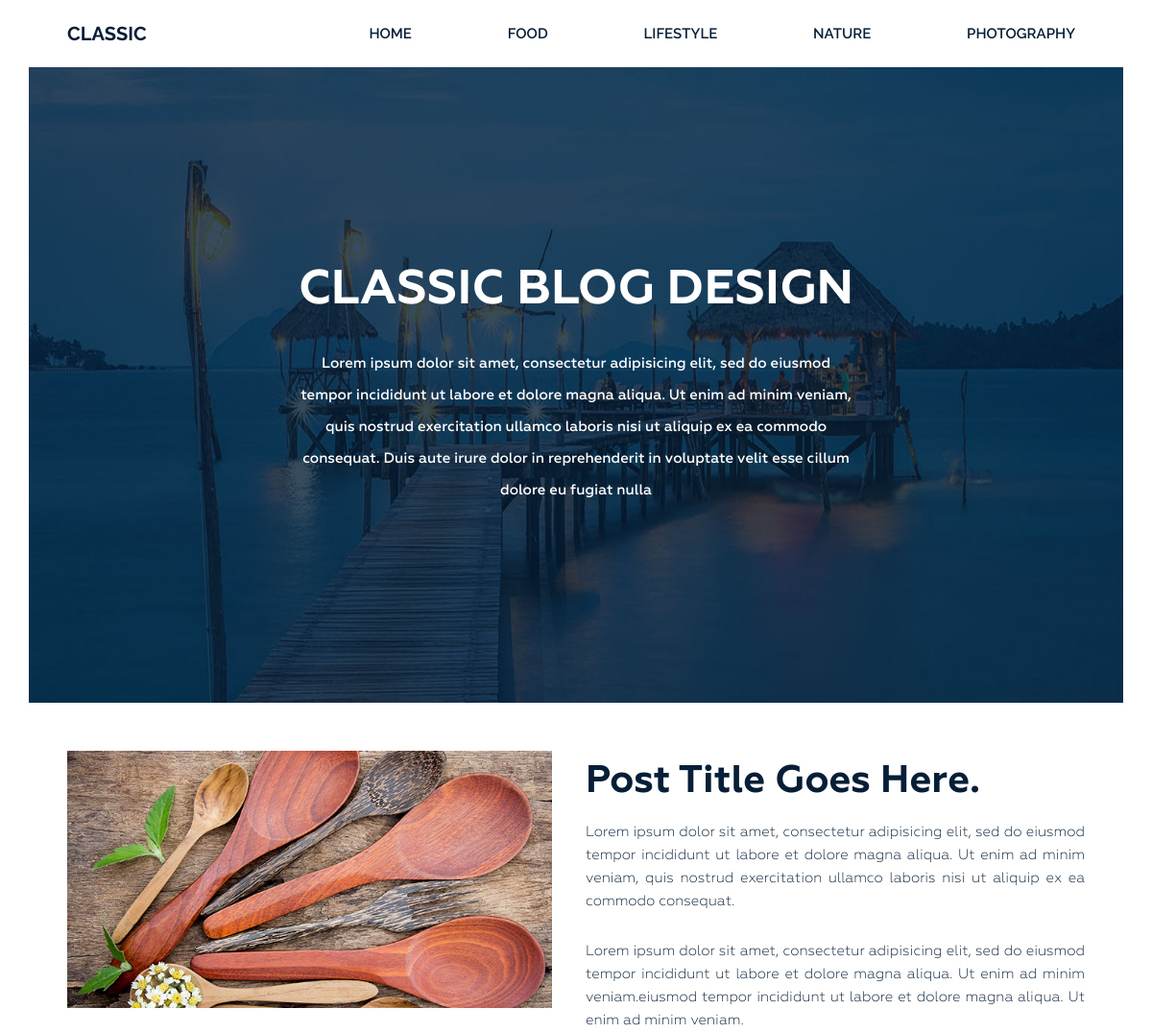
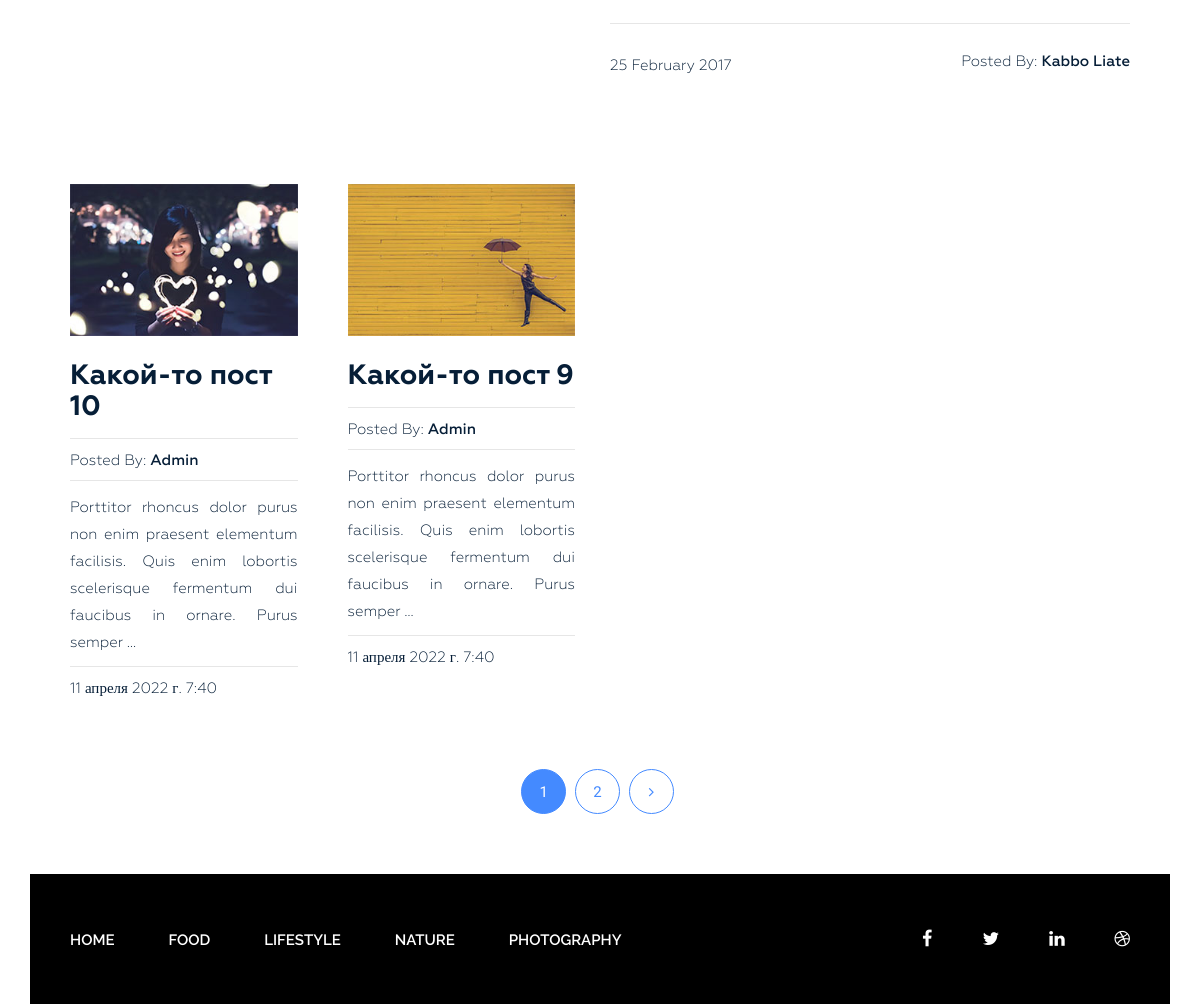
The page / on the database its author committed (2 pictures, top to bottom).
### blog/models.py (models this page shows, shortened)
class Category(models.Model):
    title = models.CharField(max_length=255, verbose_name='Категория')
    slug = models.SlugField(max_length=255, verbose_name='Url Категории', unique=True)
    def get_absolute_url(self):
        return reverse("category", kwargs={"slug": self.slug})
    class Meta:
        verbose_name = 'Категория'
        verbose_name_plural = 'Категории'
        ordering = ['title']

class Post(models.Model):
    title = models.CharField(max_length=255, verbose_name='Название поста')
    slug = models.SlugField(max_length=255, verbose_name='Url Поста', unique=True)
    author = models.CharField(max_length=100, verbose_name='Автор поста')
    content = models.TextField(verbose_name='Контент', blank=True)
    created_at = models.DateTimeField(auto_now_add=True, verbose_name='Опубликована')
    photo = models.ImageField(upload_to=f'photos/%Y/%m/%d/', blank=True, verbose_name='Пусть к фото')
    views = models.IntegerField(default=0, verbose_name='Количество просмотров')
    category = models.ForeignKey('Category', on_delete=models.PROTECT, related_name='posts', verbose_name='Категория')
    tags = models.ManyToManyField('Tag', blank=True, related_name='posts')
    def get_absolute_url(self):
        return reverse("post", kwargs={"slug": self.slug})
    class Meta:
        verbose_name = 'Пост'
        verbose_name_plural = 'Посты'
        ordering = ['-created_at']

### blog/views.py (the view)
# urls.py: path('', Home.as_view(), name='home'),
class Home(ListView):
    model = Post
    template_name = 'blog/index.html'
    context_object_name = 'posts'
    paginate_by = 2
    def get_context_data(self, **kwargs):
        context = super().get_context_data(**kwargs)
        context['title'] = 'Classic Blog Design'
        return context

### blog/templatetags/menu.py (called while the page is built)
@register.inclusion_tag('blog/menu_tpl.html')
def show_menu(menu_class='menu'):
    categories = Category.objects.all()
    return {'categories': categories, 'menu_class': menu_class}

### blog/templates/blog/index.html (shortened to what this page needs)
{% extends 'base.html' %}
{% load static %}
{% block content %}
<section class="bg-text-area">
    <div class="container">
        <div class="row">
            <div class="col-md-12">
                <div class="bg-text">
                    <h3>Classic BLOG Design</h3>
                    <p>Lorem ipsum dolor sit amet, consectetur adipisicing elit, sed do eiusmod tempor
                        incididunt ut labore et dolore magna aliqua. Ut enim ad minim veniam, quis nostrud
                        exercitation ullamco laboris nisi ut aliquip ex ea commodo consequat. Duis aute irure
                        dolor in reprehenderit in voluptate velit esse cillum dolore eu fugiat nulla </p>
                </div>
            </div>
        </div>
    </div>
</section>
<section class="blog-post-area">
    <div class="container">
        <div class="row">
            <div class="blog-post-area-style">
                <div class="col-md-12">
                    <div class="single-post-big">
                        <div class="big-image">
                            <img src="{% static 'img/post-image1.jpg' %}" alt="">
                        </div>
                        <div class="big-text">
                            <h3><a href="#">Post Title Goes Here.</a></h3>
                            <p>Lorem ipsum dolor sit amet, consectetur adipisicing elit, sed do eiusmod tempor
                                incididunt ut labore et dolore magna aliqua. Ut enim ad minim veniam, quis
                                nostrud exercitation ullamco laboris nisi ut aliquip ex ea commodo consequat.
                            </p>
                            <p>Lorem ipsum dolor sit amet, consectetur adipisicing elit, sed do eiusmod tempor
                                incididunt ut labore et dolore magna aliqua. Ut enim ad minim veniam.eiusmod
                                tempor incididunt ut labore et dolore magna aliqua. Ut enim ad minim veniam.</p>
                            <h4><span class="date">25 February 2017</span><span class="author">Posted By: <span
                                        class="author-name">Kabbo Liate</span></span>
                            </h4>
                        </div>
                    </div>
                </div>
                {% for post in posts %}
                <div class="col-md-3">
                    <div class="single-post">
                        {% if post.photo %}
                            <img src="{{ post.photo.url }}" alt="{{ post.title }}">
                        {% else %}
                            <img src="https://yes-books.ru/image/catalog/Family%20and%20Friends/net.jpg" alt="{{ post.title }}">
                        {% endif %}
                        <h3><a href="{{ post.get_absolute_url }}">{{ post.title }}</a></h3>
                        {% if post.author %}
                            <h4><span>Posted By: <span class="author-name">{{ post.author }}</span></span></h4>
                        {% else %}
                            <h4><span>Posted By: <span class="author-name">Admin</span></span></h4>
                        {% endif %}
                        {{ post.content|truncatewords_html:20|safe }}
                        <h4><span>{{ post.created_at }}</span></h4>
                    </div>
                </div>
                {% endfor %}
            </div>
        </div>
    </div>
    {% if page_obj.has_other_pages %}
        <div class="pegination">
            <div class="nav-links">
                {% for p in page_obj.paginator.page_range %}
                    {% if page_obj.number == p %}
                        <span class="page-numbers current">{{ p }}</span>
                    {% elif p > page_obj.number|add:-2 and p < page_obj.number|add:2 %}
                        <a class="page-numbers" href="?page={{ p }}">{{ p }}</a>
                    {% endif %}
                {% endfor %}
                {% if page_obj.has_next %}
                    <a class="page-numbers" href="?page={{ page_obj.next_page_number }}"><i class="fa fa-angle-right" aria-hidden="true"></i></a>
                {% endif %}
            </div>
        </div>
    {% endif %}
</section>
{% endblock %}

### templates/base.html (shortened to what this page needs)
{% load static %}
{% load cache %}
<!DOCTYPE html>
<html lang="en">
<head>
    <link rel="stylesheet" href="{% static 'css/bootstrap.css' %}">
    <link rel="stylesheet" href="{% static 'css/font-awesome.min.css' %}">
    <link rel="stylesheet" href="{% static 'css/owl.carousel.min.css' %}">
    <link rel="stylesheet" href="{% static 'css/owl.theme.default.min.css' %}">
    <link rel="stylesheet" href="{% static 'style.css' %}">
    <link rel="stylesheet" href="{% static 'responsive.css' %}">
</head>
<body>
    <div class="wrapper">
        {% cache 30 header %}
            {% include 'inc/_header.html' %}
        {% endcache %}
        {% block content %}{% endblock %}
        {% cache 30 footer %}
            {% include 'inc/_footer.html' %}
        {% endcache %}
    </div>
</body>
</html>

### templates/inc/_header.html
{% load menu %}
<header class="header">
    <div class="container">
        <div class="row">
            <div class="col-md-2">
                <div class="logo">
                    <h2><a href="{% url 'home' %}">Classic</a></h2>
                </div>
            </div>
            <div class="col-md-10">
                {% show_menu %}
            </div>
        </div>
    </div>
</header>

### blog/templates/blog/menu_tpl.html
<div class="{{ menu_class }}">
    <ul>
        <li><a href="{% url 'home' %}">Home</a></li>
        {% for item in categories %}
            <li><a href="{{ item.get_absolute_url }}">{{ item.title }}</a></li>
        {% endfor %}
    </ul>
</div>

### templates/inc/_footer.html
{% load menu %}
<footer class="footer">
    <div class="container">
        <div class="row">
            <div class="col-md-12">
                <div class="footer-bg">
                    <div class="row">
                        <div class="col-md-9">
                            {% show_menu 'footer-menu' %}
                        </div>
                        <div class="col-md-3">
                            <div class="footer-icon">
                                <p><a href="#"><i class="fa fa-facebook" aria-hidden="true"></i></a><a
                                        href="#"><i class="fa fa-twitter" aria-hidden="true"></i></a><a
                                        href="#"><i class="fa fa-linkedin" aria-hidden="true"></i></a><a
                                        href="#"><i class="fa fa-dribbble" aria-hidden="true"></i></a></p>
                            </div>
                        </div>
                    </div> .
                </div>
            </div>
        </div>
    </div>
</footer>

### rows shown on the page
Category: title "FOOD"
Category: title "LIFESTYLE"
Category: title "NATURE"
Category: title "PHOTOGRAPHY"
Post: photo (picture), title "Какой-то пост 10", shows "Posted By:", author "Admin", content "Porttitor rhoncus dolor purus non enim praesent elementum facilisis. Quis enim lobortis scelerisque fermentum dui faucibus in ornare. Purus semper …", created_at "11 апреля 2022 г. 7:40"
Post: photo (picture), title "Какой-то пост 9", shows "Posted By:", author "Admin", content "Porttitor rhoncus dolor purus non enim praesent elementum facilisis. Quis enim lobortis scelerisque fermentum dui faucibus in ornare. Purus semper …", created_at "11 апреля 2022 г. 7:40"

### other values the page prints
{{ p }} "1"
{{ p }} "2"
